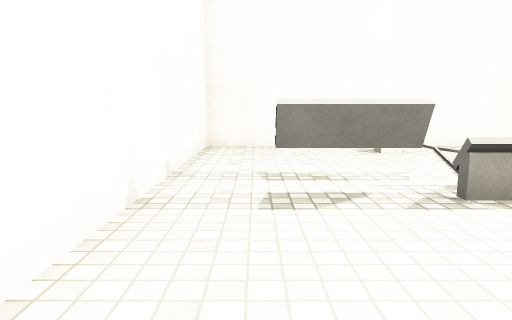
view 1 (above)

12 first-person views from a walk through a Unity game level. The camera is 1.2 m above the floor, tilts 8° down and sees 70° across. The floor is counted in squares, 1 m on a side. Each view is taken from the middle of a square. On the plan, view 1 faces up. The plan holds only what a view shows up to about 15 squares ahead; the rest is blank. The player is left out. Surface patterns are stand-ins for the level's own textures.

view 2
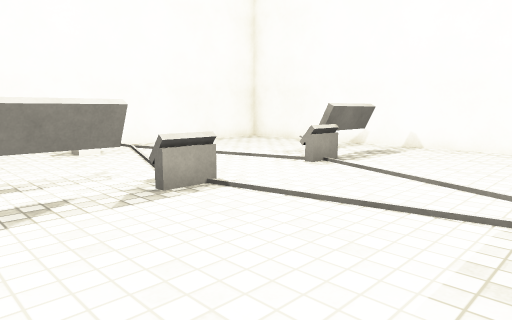

view 3
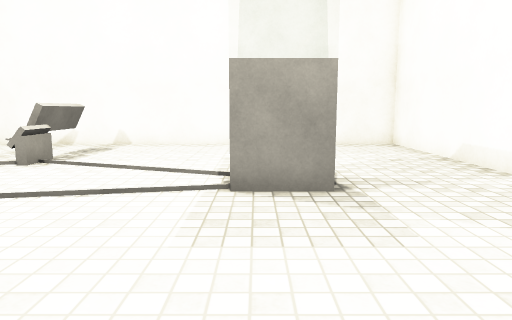

view 4
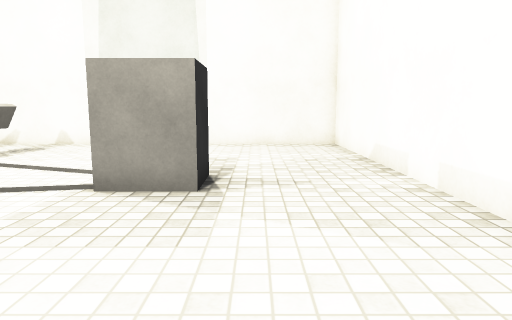

view 5
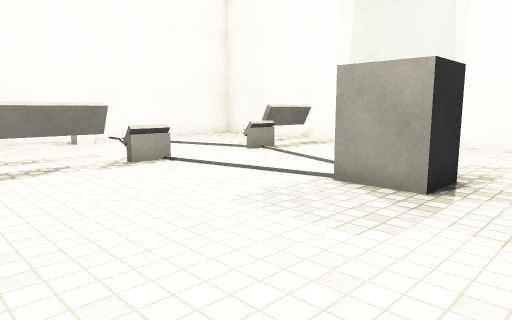

view 6
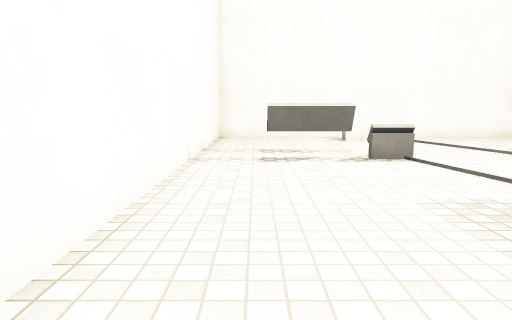

view 7
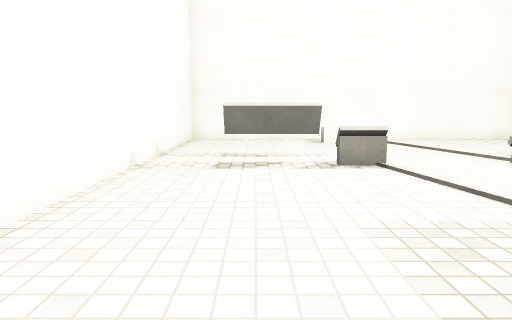

view 8
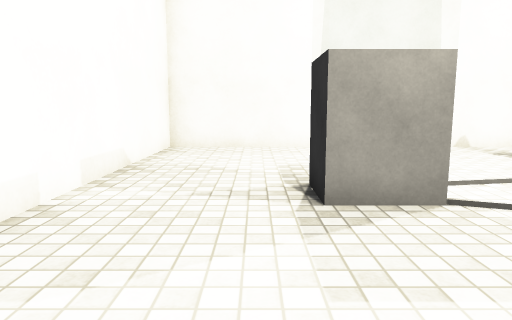

view 9
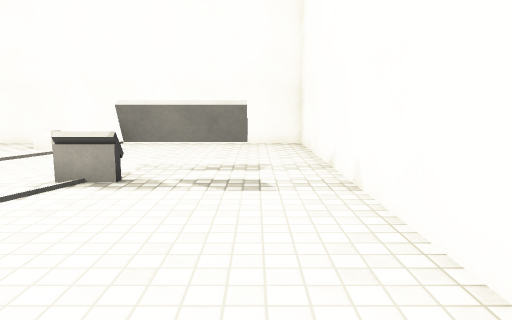

view 10
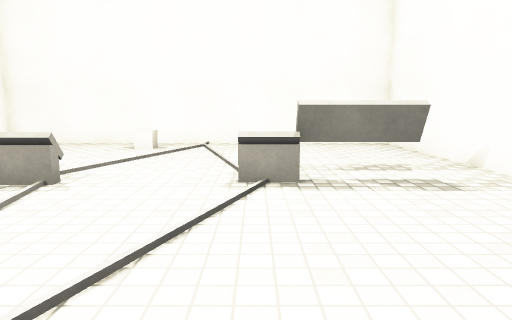

view 11
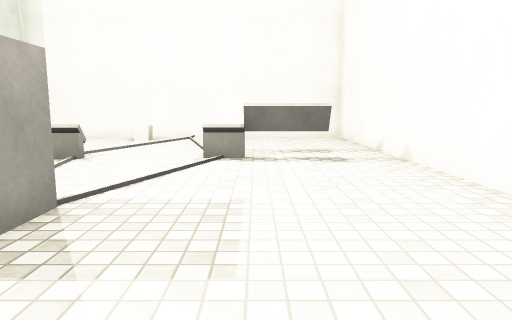

view 12
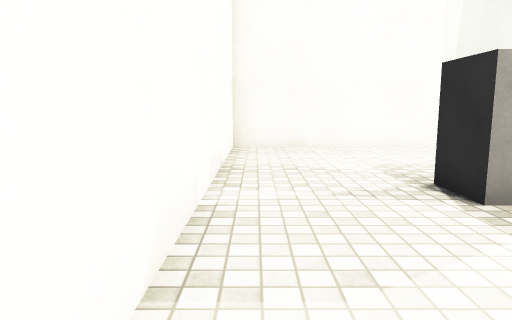

### Floor plan
Key: @ floor where view 1 was taken; # wall or solid block; . floor; = window, fence, low wall or low ledge; C cube; T thing the floor can be seen under or through.
Columns run from 2 left of view 1 to 12 right of it. Each row starts with its distance up from view 1.
 12 ###############
 11 #.............#
 10 #.....C.......#
  9 #.............#
  8 #.............#
  7 #.............#
  6 #.............#
  5 #..TT==..=TT..#
  4 #.............#
  3 #.............#
  2 #.............#
  1 #.............#
  0 #.@...##......#
 -1 #.....##......#
 -2 #.............#
 -3 #.............#
 -4 #.............#
 -5 ###############

Positions as (right, up) in squares from view 1, and headings:
1: (0, 0), facing up
2: (0, 0), facing up-right
3: (-1, 0), facing right
4: (-1, -2), facing right
5: (-1, -3), facing up-right
6: (0, -4), facing up
7: (1, -3), facing up
8: (10, -2), facing left
9: (10, -1), facing up
10: (7, -1), facing up
11: (8, -4), facing up
12: (10, -4), facing left
